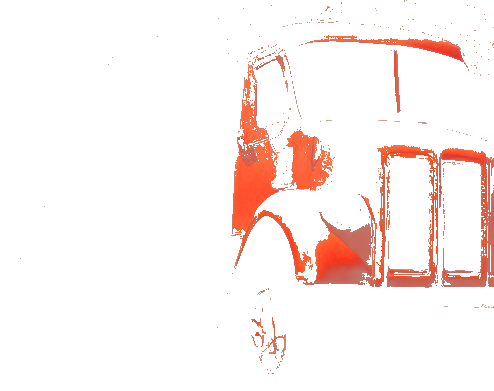
#> input picture transparent_1.png, 494 x 391 px, given in place of image_0.png, which was not available
$ jupyter execute --allow-errors procesare.ipynb
#> lines starting #> are read from the running program, lines starting #| are printed output that depends on the picture; after the words box and inside, x2 and y2 are one past the last pixel; in counts of white or black regions, pixels touching at a corner belong together; pictures that were not available may be replaced by others from this repository, and a replacement may not be noted
#> further down, image is the input picture: PIL image 494x391 RGBA; mean R, G, B, A 19.1, 6, 3.2, 19.1
[cell 1]
# 4
from PIL import Image

images = ["C:/Users/maria/Desktop/proiect_png/image_0.png", "C:/Users/maria/Desktop/proiect_png/image_1.png", "C:/Users/maria/Desktop/proiect_png/image_2.png"]
detected = ["C:/Users/maria/Desktop/proiect_png/yolov5-master/runs/detect/exp/labels/image_0.txt", "C:/Users/maria/Desktop/proiect_png/yolov5-master/runs/detect/exp/labels/image_1.txt", "C:/Users/maria/Desktop/proiect_png/yolov5-master/runs/detect/exp/labels/image_2.txt"]

#> (the rest of this cell did not finish here and is left out)

[cell 2]
# 5
from PIL import Image
import numpy as np
import cv2
color_lower = np.array([0, 70, 150])
color_upper = np.array([10, 255, 255])

images = ["C:/Users/maria/Desktop/proiect_png/truck_0.png", "C:/Users/maria/Desktop/proiect_png/truck_1.png", "C:/Users/maria/Desktop/proiect_png/truck_2.png"]

for i in range(len(images)):
    image = Image.open(images[i])
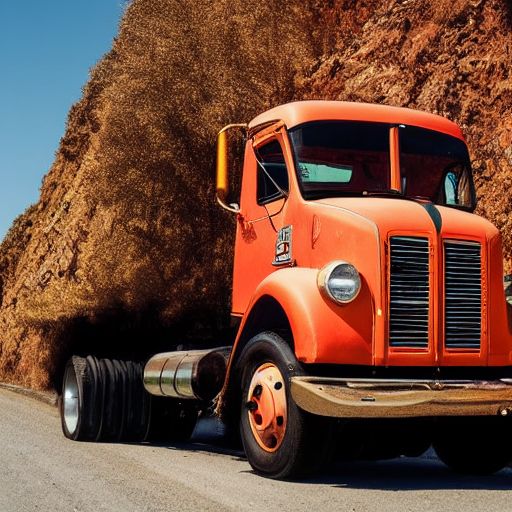
#> input picture image_1.png, 512 x 512 px, given in place of truck_0.png, which was not available
#> image is the input picture: PIL image 512x512 RGB; mean R, G, B 112.3, 75.7, 59.2
    hsv_image = image.convert("HSV")
#> hsv_image: PIL image 512x512 HSV; mean H, S, V 61.3, 154.4, 119.7
    hsv_array = np.array(hsv_image)
    cv2.imwrite(f"hsv_{i}.png", hsv_array)

    mask = cv2.inRange(hsv_array, color_lower, color_upper)
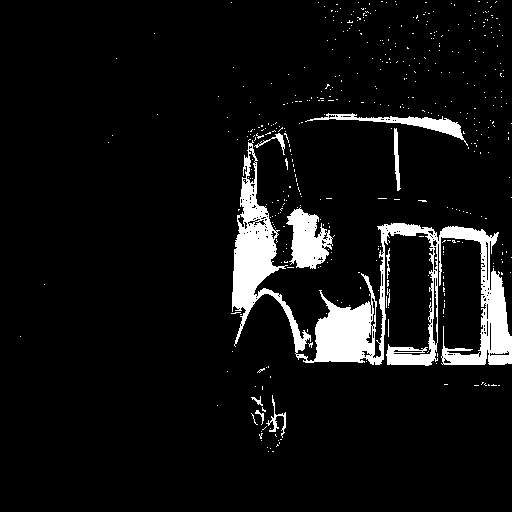
#> mask: shape (512, 512); 7% white; 442 white regions (431 under 20 px), largest, box (x1, y1, x2, y2) and area: (232, 140, 512, 366) 13970, (286, 207, 333, 269) 1720, (305, 113, 468, 146) 1064
#    mask_image = Image.fromarray(mask)
#    mask_image.save(f"mask_{i}.png", format="PNG")

    masked_hsv_array = cv2.bitwise_and(hsv_array, hsv_array, mask=mask)
#> masked_hsv_array: shape (512, 512, 3); mean of channels 0, 1, 2 0.5, 15.1, 15
    masked_hsv_image = Image.fromarray(masked_hsv_array, mode="HSV")

    masked_rgb_image = masked_hsv_image.convert("RGB")
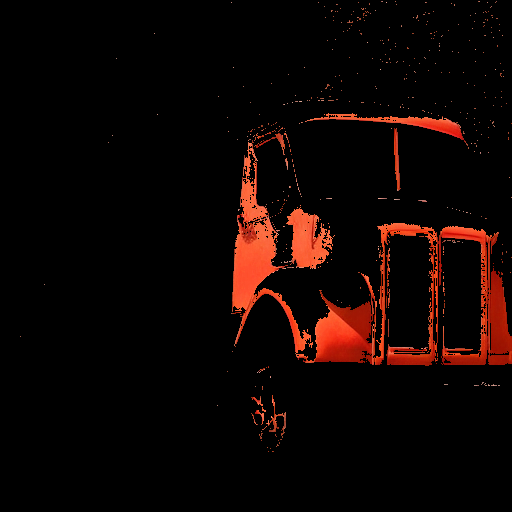
#> masked_rgb_image: PIL image 512x512 RGB; mean R, G, B 15, 4.6, 2.5
    masked_rgb_image.save(f"coral_{i}.png", format="PNG")
#> pass 2 of the loop `for i in range(len(images)):`:
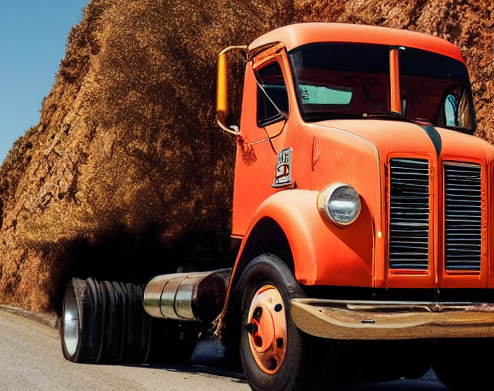
#> input picture truck_1.png, 494 x 391 px, found by its file name
#> image is the input picture: PIL image 494x391 RGB; mean R, G, B 107.9, 68.1, 51.2
#> hsv_image: PIL image 494x391 HSV; mean H, S, V 67.3, 158.2, 112.9
#> `mask = cv2.inRange(hsv_array, color_lower, color_upper)`:
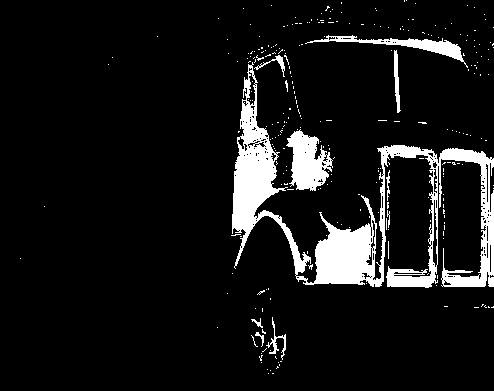
#> mask: shape (391, 494); 8.8% white; 277 white regions (266 under 20 px), largest, box (x1, y1, x2, y2) and area: (232, 62, 494, 288) 12734, (286, 129, 333, 191) 1720, (305, 35, 468, 68) 1064
#> masked_hsv_array: shape (391, 494, 3); mean of channels 0, 1, 2 0.6, 18.7, 19.1
#> masked_rgb_image: PIL image 494x391 RGB

[cell 3]
# 6
mask_coral = ["coral_0.png", "coral_1.png", "coral_2.png"]

def transparent_fcn(image, alpha_channel):
    output = np.zeros((image.shape[0], image.shape[1], 4))
    output[:,:,0:3] = image.copy()
    output[:,:,3] = alpha_channel
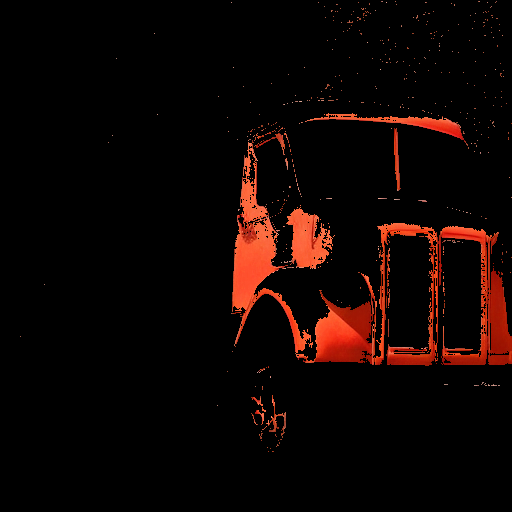
#> output: shape (512, 512, 4) float64; mean B, G, R, A 2.5, 4.6, 15, 15
    output = output.astype(np.uint8)
    alpha_zero = np.where(alpha_channel == 0)
#> alpha_zero = 243755 positions, rows 0 to 511, columns 0 to 511
    return output

for i in range(len(mask_coral)):
    image = cv2.imread(mask_coral[i])
    out = transparent_fcn(image, image[:,:,2])
    cv2.imwrite(f"transparent_{i}.png", out)
#> pass 2 of the loop `for i in range(len(mask_coral)):`:
#> image: shape (391, 494, 3)
#> in transparent_fcn (call 2), `output[:,:,3] = alpha_channel`:
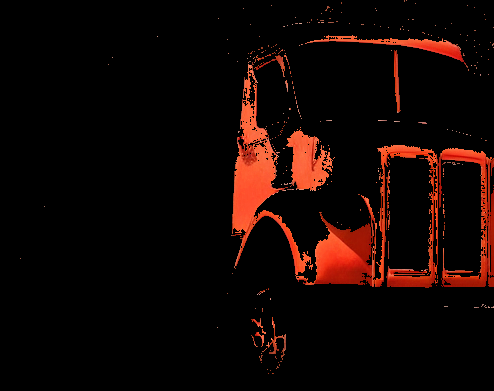
#> output: shape (391, 494, 4) float64; mean B, G, R, A 3.2, 6, 19.1, 19.1
#> alpha_zero = 176248 positions, rows 0 to 390, columns 0 to 493
